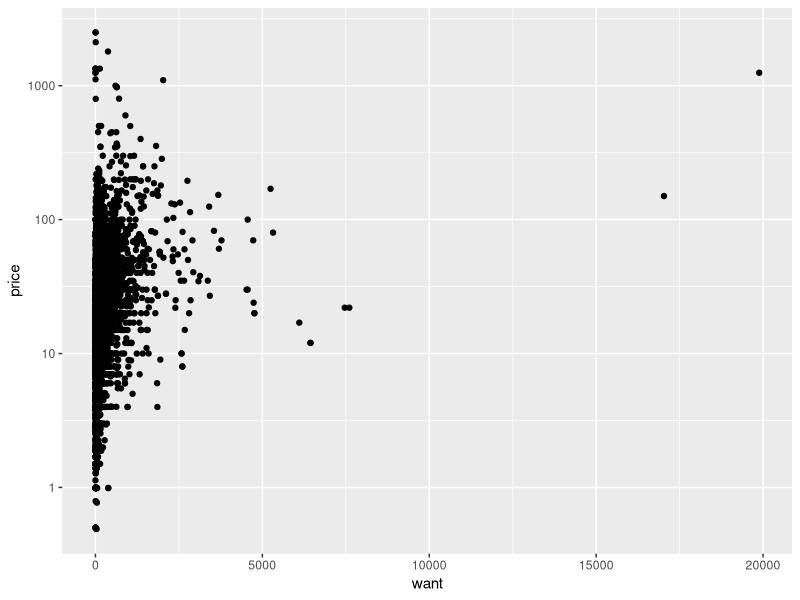

Reproduce this figure in R.
## ---- chunk 1
library(tidyverse)
## ---- chunk 2
vinyl_data <- read.csv("data/discogs_vinyl_data_clean_new.csv")
## ---- chunk 3
ggplot(vinyl_data, aes(x = want, y = price)) +
  geom_point() +
  scale_y_log10() +
  scale_y_log10()

## ---- chunk 4
vinyl_data |> summarise(cor(want, price))
## ---- chunk 5
cor.test(vinyl_data$popularity, vinyl_data$price)
